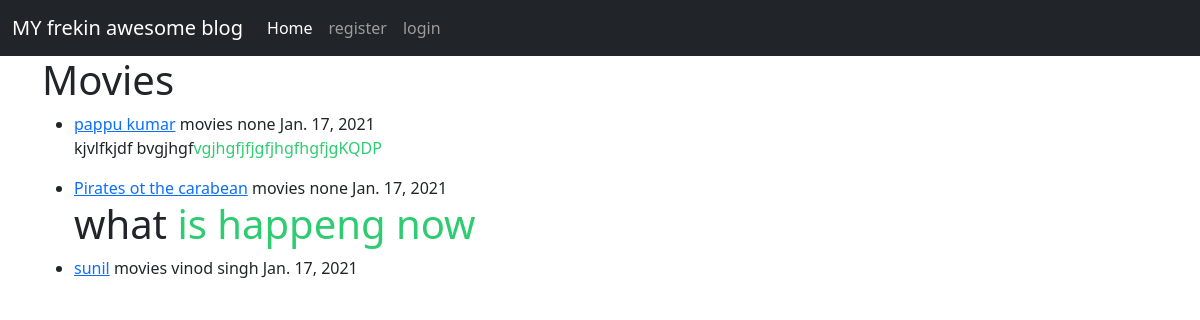
/category/movies/, run on the app's committed database.
### app/models.py (models this page shows, shortened)
class Post(models.Model):
	title=models.CharField(max_length=255,null=True,blank=True)
	title_tag=models.CharField(max_length=255,default="")
	author=models.ForeignKey(MyUser,on_delete=models.CASCADE,null=True,blank=True)
	body=RichTextField(blank=True,null=True)
	post_date=models.DateField(auto_now_add=True)
	category=models.CharField(max_length=255,default='uncategorized')
	likes=models.ManyToManyField(MyUser,related_name='blog_post')
	header_image=models.ImageField(null=True, blank=True, upload_to="images/")

class MyUser(AbstractBaseUser):
	email=models.EmailField(verbose_name='email_address',max_length=255,unique=True)
	first_name=models.CharField(max_length=100,default="none")
	last_name=models.CharField(max_length=100,default="none")
	is_active=models.BooleanField(default=True)
	is_admin=models.BooleanField(default=False)
	objects=MyUserManager()
	USERNAME_FIELD='email'

### app/views.py (the view)
# urls.py: path('category/<str:cats>/',CategoryView,name='category'),
def CategoryView(request,cats):
	category_posts=Post.objects.filter(category=cats.replace('-',' '))
	return render(request,'app/categories.html',{'cats':cats.title().replace('-',' '),'category_posts':category_posts})

### templates/app/categories.html (shortened to what this page needs)
{%extends 'app/base.html'%}
{%block content%}
{% if category_posts%}
	<h1>{{cats}}</h1>
	<ul>
	{%for post in category_posts %}
	<li><a href="{% url 'ac' post.pk %}">
		{{post.title}}</a>
		{{post.category}}
		{{post.author.first_name}}
		{{post.post_date}}
	{{post.body|slice:":200"|safe}}</li>
	{% endfor %}
		</ul>
{%else%}
<h2> sorry this page does not exist</h2>
{%endif%}
{%endblock%}

### data on the page
Post: title "pappu kumar", category "movies", author.first_name "none", post_date "Jan. 17, 2021", body "kjvlfkjdf bvgjhgf vgjhgfjfjgfjhgfhgfjgKQDP"
Post: title "Pirates ot the carabean", category "movies", author.first_name "none", post_date "Jan. 17, 2021", body "what is happeng now"
Post: title "sunil", category "movies", author.first_name "vinod singh", post_date "Jan. 17, 2021"

### other printed values
{{ cats }} "Movies"
